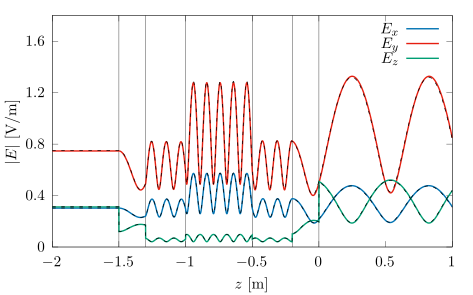

Write the gnuplot code that produced this figure.
reset 
set terminal cairolatex standalone color background rgbcolor 'white' \
size 12 cm, 7.5 cm

set output 'Figure_E.tex'

set key top right

set xrange [-2.0:+1.0]
set yrange [0.0:+1.8]

set xtics 0.5
set ytics 0.4

# set mxtics 5
# set mytics 5

# set grid xtics ytics mxtics mytics lt 1 lc 'grey' dt 1 lw 1

set arrow from 0.0, 0.0 to 0.0, 1.8 nohead ls 1 dt 1 lc 'black' lw 1
set arrow from -0.2, 0.0 to -0.2, 1.8 nohead ls 1 dt 1 lc 'black' lw 1
set arrow from -0.5, 0.0 to -0.5, 1.8 nohead ls 1 dt 1 lc 'black' lw 1
set arrow from -1.0, 0.0 to -1.0, 1.8 nohead ls 1 dt 1 lc 'black' lw 1
set arrow from -1.3, 0.0 to -1.3, 1.8 nohead ls 1 dt 1 lc 'black' lw 1
set arrow from -1.5, 0.0 to -1.5, 1.8 nohead ls 1 dt 1 lc 'black' lw 1

set xlabel '$z$ [m]'
set ylabel '$|E|$ [V/m]'
set title ''

plot '../data_PW.txt' using 1:2 with lines lw 4 dt 1 lt 6 title '$E_{x}$', \
     '../data_PW.txt' using 1:3 with lines lw 4 dt 1 lt 7 title '$E_{y}$', \
     '../data_PW.txt' using 1:4 with lines lw 4 dt 1 lt 10 title '$E_{z}$', \
     '../Fields_E_PW.dat_save' using 1:2 with lines lw 2 dt 2 lt -1 title '', \
     '../Fields_E_PW.dat_save' using 1:3 with lines lw 2 dt 2 lt -1 title '', \
     '../Fields_E_PW.dat_save' using 1:4 with lines lw 2 dt 2 lt -1 title ''
